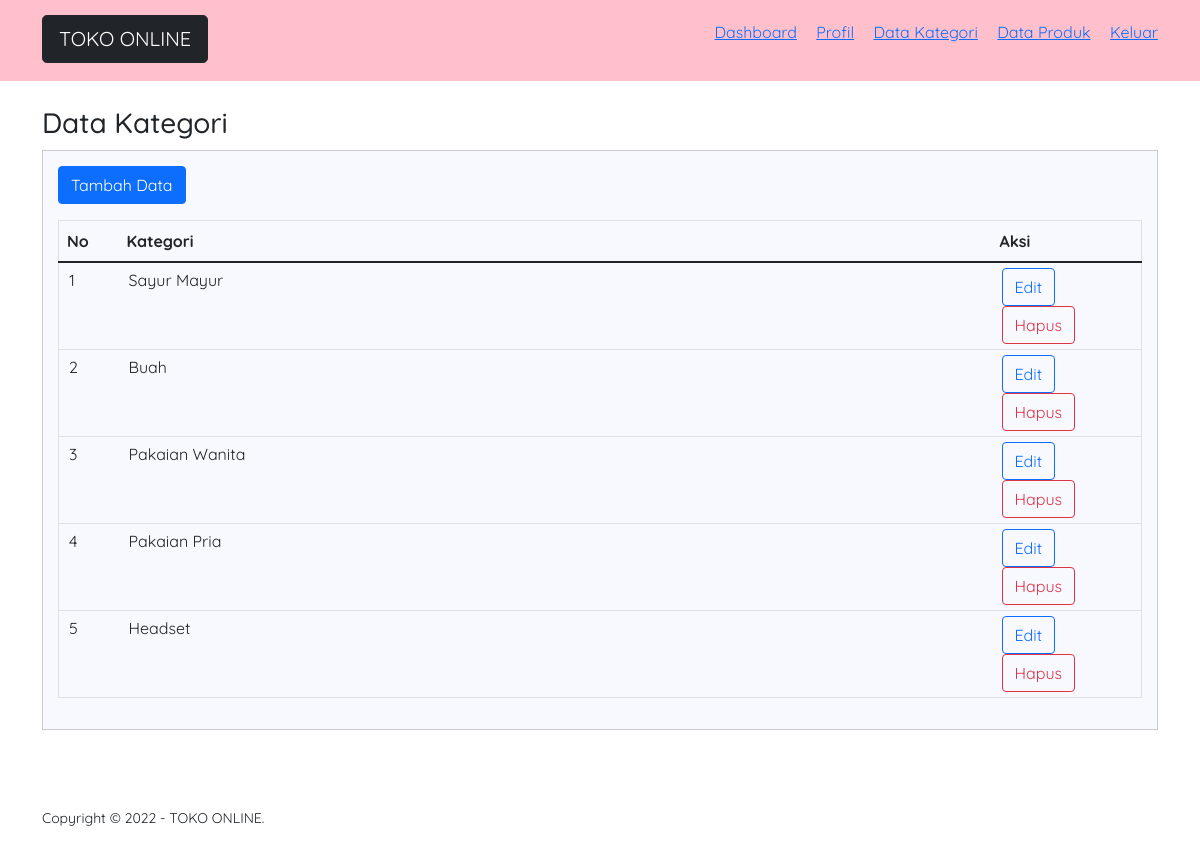
/data-kategori.php (signed in), run on the app's committed database.
### tables this page shows
CREATE TABLE `tb_category` (
  `category_id` int(11) NOT NULL,
  `category_name` varchar(25) NOT NULL
);

### data-kategori.php (the view, shortened to what this page needs)
<?php
	include 'db.php';
?>
<!DOCTYPE html>
<html>
<head>
	<link rel="stylesheet" type="text/css" href="css/style.css">
	<link href="https://cdn.jsdelivr.net/npm/bootstrap@5.1.3/dist/css/bootstrap.min.css" rel="stylesheet">
</head>
<body>
	<header>
		<div class="container">
			<h1><a class="btn-lg btn btn-dark" href="index.php">TOKO ONLINE</a></h1>
			<ul>
				<li><a href="dashboard.php">Dashboard</a></li>
				<li><a href="profil.php">Profil</a></li>
				<li><a href="data-kategori.php">Data Kategori</a></li>
				<li><a href="data-produk.php">Data Produk</a></li>
				<li><a href="keluar.php">Keluar</a></li>
			</ul>
		</div>
	</header>
	<div class="section">
		<div class="container">
			<h3>Data Kategori</h3>
			<div class="box">
				<p><a class="btn btn-primary" href="tambah-kategori.php">Tambah Data</a></p>
				<table border="1" cellspacing="0" class="table">
					<thead>
						<tr>
							<th width="60px">No</th>
							<th>Kategori</th>
							<th width="150px">Aksi</th>
						</tr>
					</thead>
					<tbody>
						<?php
							$no = 1;
							$kategori = mysqli_query($conn, "SELECT * FROM tb_category ORDER BY category_id DESC");
							if(mysqli_num_rows($kategori) > 0){
							while($row = mysqli_fetch_array($kategori)){
						?>
						<tr>
							<td><?php echo $no++ ?></td>
							<td><?php echo $row['category_name'] ?></td>
							<td>
								<a class="btn btn-outline-primary" href="edit-kategori.php?id=<?php echo $row['category_id'] ?>">Edit</a>
								<a class="btn btn-outline-danger" href="proses-hapus.php?idk=<?php echo $row['category_id'] ?>" onclick="return confirm('Yakin ingin hapus ?')">Hapus</a>
							</td>
						</tr>
						<?php }}else{ ?>
							<tr>
								<td colspan="3">Tidak ada data</td>
							</tr>
						<?php } ?>
					</tbody>
				</table>
			</div>
		</div>
	</div>
	<footer>
		<div class="container">
			<small>Copyright &copy; 2022 - TOKO ONLINE.</small>
		</div>
	</footer>
</body>
</html>

### css/style.css (style rules this page uses)
* { padding:0; margin:0; font-family: 'Quicksand', sans-serif; }
body { background-color: ghostwhite; }
header { background-color: pink; color: hotpink; }
header h1 { float: left; padding:10px 0; }
header ul { float: right; }
header ul li { display: inline-block; }
header ul li a { padding:20px 0 20px 15px; display: inline-block; }
footer { padding:25px 0; }
.container { width: 80%; margin:0 auto; }
.container:after { content: ''; display: block; clear: both; }
.section { padding:25px 0; }
.box { background-color: ghostwhite; border:1px solid #ccc; padding:15px; box-sizing: border-box; margin:10px 0 25px 0; }
.box:after { content: ''; display: block; clear: both; }
.table { width: 100%; border-collapse: collapse; }
.table tr { height: 30px; }
.table tr td { padding:5px 10px; }

### data on the page
tb_category: category_name "Sayur Mayur"
tb_category: category_name "Buah"
tb_category: category_name "Pakaian Wanita"
tb_category: category_name "Pakaian Pria"
tb_category: category_name "Headset"
